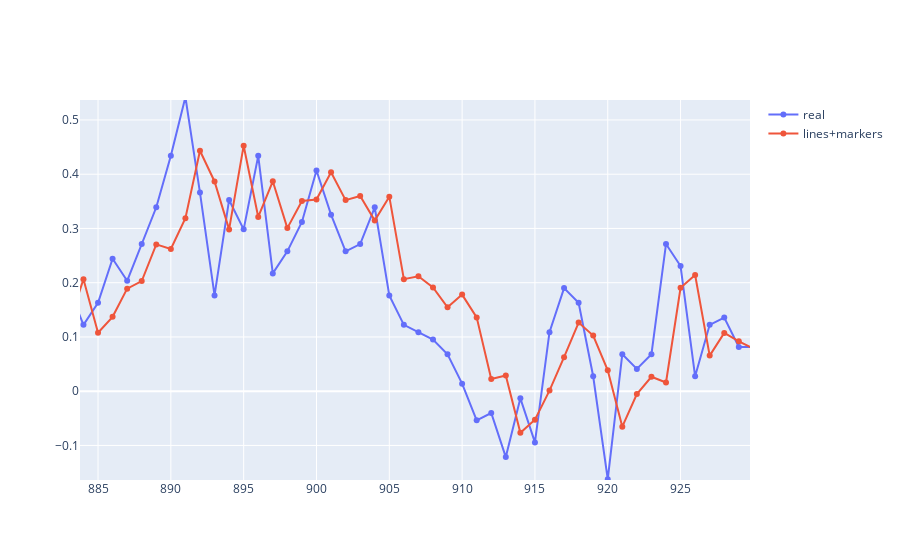

The cell this chart's notebook holds for it:
### Code cell
import plotly.graph_objects as go

# Create random data with numpy
import numpy as np

random_x =np.arange(1008)

# Create traces
fig = go.Figure()
fig.add_trace(go.Scatter(x=random_x, y=real[-4384:],
                    mode='lines+markers',
                    name='real'))
fig.add_trace(go.Scatter(x=random_x, y=bbb,
                    mode='lines+markers',
                    name='lines+markers'))


fig.show()

### Figure 1 — Plotly figure (JSON) as saved in the notebook; plotly's stock layout.template omitted (floating-point values rounded to 4 significant figures; data arrays with more than 128 entries replaced by an {"elided": "..."} marker saying what was removed)
{"data": [{"mode": "lines+markers", "name": "real", "type": "scatter", "x": {"elided": "1008 int values"}, "y": {"elided": "4384 float values"}}, {"mode": "lines+markers", "name": "lines+markers", "type": "scatter", "x": {"elided": "1008 int values"}, "y": {"elided": "4384 float values"}}], "layout": {"autosize": true, "dragmode": "pan", "xaxis": {"autorange": false, "range": [883.8, 929.8], "type": "linear"}, "yaxis": {"autorange": false, "range": [-0.1637, 0.5368], "type": "linear"}}}
